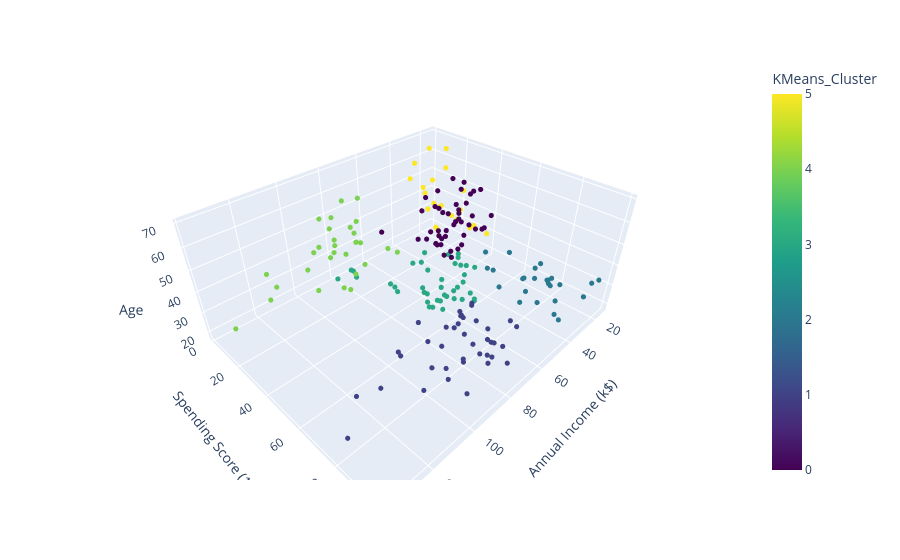

Write notebook code for a chart like this one.
### Code cell
import plotly.express as px # type: ignore
fig = px.scatter_3d(
    df,
    x='Annual Income (k$)',
    y="Spending Score (1-100)",
    z="Age",
    color="KMeans_Cluster",
    color_continuous_scale="Viridis"
)


fig.update_traces(marker=dict(size=3))

fig.show()

### Figure 1 — Plotly figure (JSON) as saved in the notebook; plotly's stock layout.template omitted (floating-point values rounded to 4 significant figures; data arrays with more than 128 entries replaced by an {"elided": "..."} marker saying what was removed)
{"data": [{"hovertemplate": "Annual Income (k$)=%{x}<br>Spending Score (1-100)=%{y}<br>Age=%{z}<br>KMeans_Cluster=%{marker.color}<extra></extra>", "legendgroup": "", "marker": {"color": {"elided": "200 int values"}, "coloraxis": "coloraxis", "size": 3, "symbol": "circle"}, "mode": "markers", "name": "", "scene": "scene", "showlegend": false, "type": "scatter3d", "x": {"elided": "200 int values"}, "y": {"elided": "200 int values"}, "z": {"elided": "200 int values"}}], "layout": {"coloraxis": {"colorbar": {"title": {"text": "KMeans_Cluster"}}, "colorscale": [[0, "#440154"], [0.1111, "#482878"], [0.2222, "#3e4989"], [0.3333, "#31688e"], [0.4444, "#26828e"], [0.5556, "#1f9e89"], [0.6667, "#35b779"], [0.7778, "#6ece58"], [0.8889, "#b5de2b"], [1, "#fde725"]]}, "legend": {"tracegroupgap": 0}, "margin": {"t": 60}, "scene": {"domain": {"x": [0, 1], "y": [0, 1]}, "xaxis": {"title": {"text": "Annual Income (k$)"}}, "yaxis": {"title": {"text": "Spending Score (1-100)"}}, "zaxis": {"title": {"text": "Age"}}}}}
